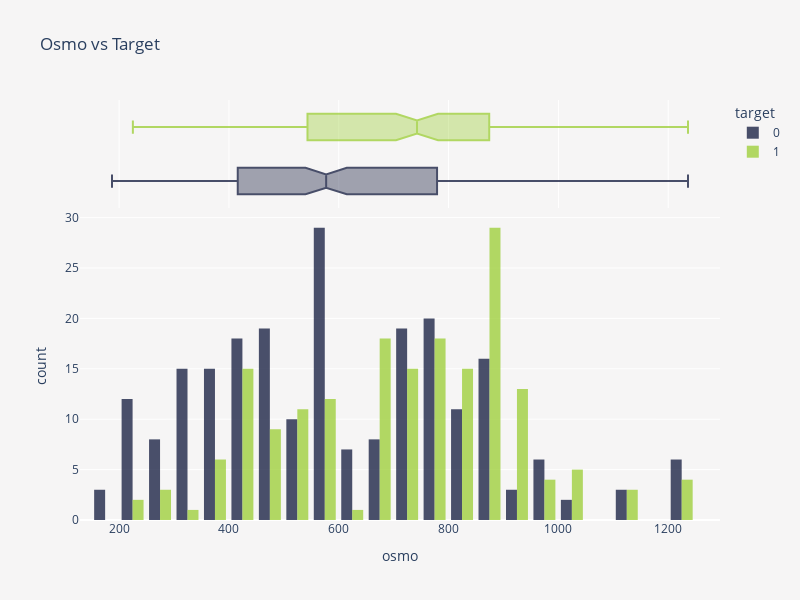

The cell this chart's notebook holds for it:
### Markdown cell above
<p style="font-size:20px; font-family:JetBrains Mono; color:#3E3F4C; border-bottom: 3px solid #9ACD32">Notes 📜</p>
<blockquote style="margin-right:auto; margin-left:auto; background-color:#fffaf6; padding: 15px; border-radius: 10px 10px">
    <ul style="font-size:16px; font-family:JetBrains Mono; color:#3E3F4C; margin-right: 10px; margin-top: 2px; margin-bottom: 2px">
        <li>Regarding <code>ph</code>, it's hard to say whether lower or higher values are related to kidney presence.</li>
    </ul>
</blockquote>

### Code cell
fig = px.histogram(
    train,
    x="osmo",
    color="target",
    color_discrete_sequence=["#0f173b", "#9acd32"],
    marginal="box",
    barmode="group",
    hover_data=train.columns,
    height=600,
    width=800,
    title="Osmo vs Target",
)
fig.update_layout(
    plot_bgcolor=BACKGROUND_COLOR,
    paper_bgcolor=BACKGROUND_COLOR,
    bargap=0.2,
)
fig.update_traces(opacity=0.75)
fig.show()

### Figure 1 — Plotly figure (JSON) as saved in the notebook; plotly's stock layout.template omitted (floating-point values rounded to 4 significant figures; data arrays with more than 128 entries replaced by an {"elided": "..."} marker saying what was removed)
{"data": [{"alignmentgroup": "True", "bingroup": "x", "hovertemplate": "target=0<br>osmo=%{x}<br>count=%{y}<extra></extra>", "legendgroup": "0", "marker": {"color": "#0f173b", "pattern": {"shape": ""}}, "name": "0", "offsetgroup": "0", "opacity": 0.75, "orientation": "v", "showlegend": true, "type": "histogram", "x": {"elided": "230 int values"}, "xaxis": "x", "yaxis": "y"}, {"alignmentgroup": "True", "customdata": {"elided": "230x6 float values"}, "hovertemplate": "target=%{customdata[5]}<br>osmo=%{x}<br>gravity=%{customdata[0]}<br>ph=%{customdata[1]}<br>cond=%{customdata[2]}<br>urea=%{customdata[3]}<br>calc=%{customdata[4]}<extra></extra>", "legendgroup": "0", "marker": {"color": "#0f173b"}, "name": "0", "notched": true, "offsetgroup": "0", "opacity": 0.75, "showlegend": false, "type": "box", "x": {"elided": "230 int values"}, "xaxis": "x2", "yaxis": "y2"}, {"alignmentgroup": "True", "bingroup": "x", "hovertemplate": "target=1<br>osmo=%{x}<br>count=%{y}<extra></extra>", "legendgroup": "1", "marker": {"color": "yellowgreen", "pattern": {"shape": ""}}, "name": "1", "offsetgroup": "1", "opacity": 0.75, "orientation": "v", "showlegend": true, "type": "histogram", "x": {"elided": "184 int values"}, "xaxis": "x", "yaxis": "y"}, {"alignmentgroup": "True", "customdata": {"elided": "184x6 float values"}, "hovertemplate": "target=%{customdata[5]}<br>osmo=%{x}<br>gravity=%{customdata[0]}<br>ph=%{customdata[1]}<br>cond=%{customdata[2]}<br>urea=%{customdata[3]}<br>calc=%{customdata[4]}<extra></extra>", "legendgroup": "1", "marker": {"color": "yellowgreen"}, "name": "1", "notched": true, "offsetgroup": "1", "opacity": 0.75, "showlegend": false, "type": "box", "x": {"elided": "184 int values"}, "xaxis": "x2", "yaxis": "y2"}], "layout": {"bargap": 0.2, "barmode": "group", "height": 600, "legend": {"title": {"text": "target"}, "tracegroupgap": 0}, "paper_bgcolor": "#F6F5F5", "plot_bgcolor": "#F6F5F5", "title": {"text": "Osmo vs Target"}, "width": 800, "xaxis": {"anchor": "y", "domain": [0, 1], "title": {"text": "osmo"}}, "xaxis2": {"anchor": "y2", "domain": [0, 1], "matches": "x", "showgrid": true, "showticklabels": false}, "yaxis": {"anchor": "x", "domain": [0, 0.7326], "title": {"text": "count"}}, "yaxis2": {"anchor": "x2", "domain": [0.7426, 1], "matches": "y2", "showgrid": false, "showline": false, "showticklabels": false, "ticks": ""}}}
